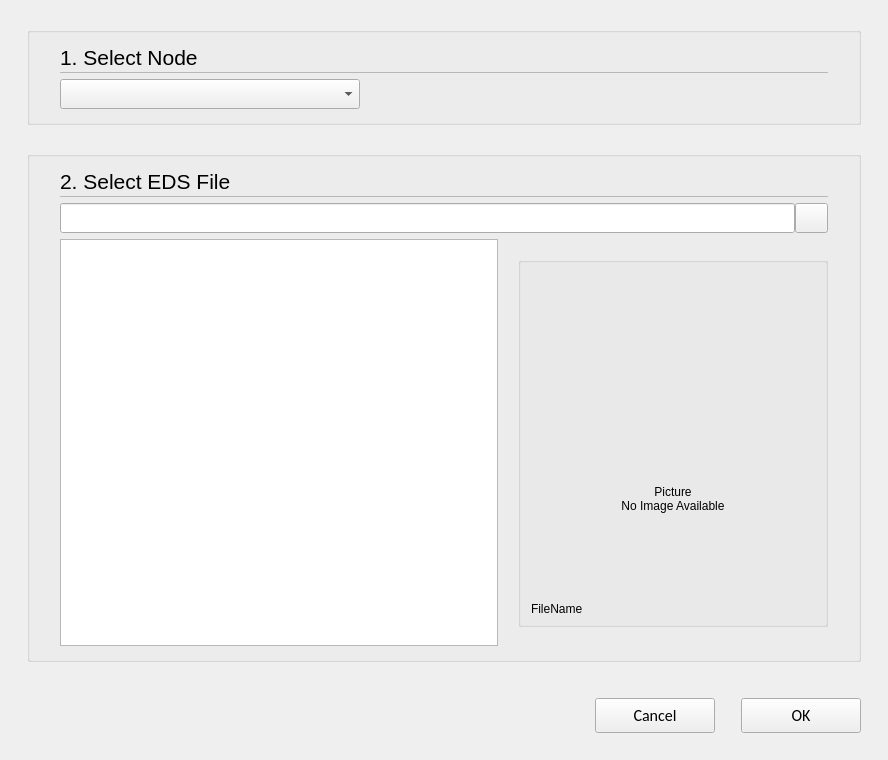
<?xml version="1.0" encoding="UTF-8"?>
<ui version="4.0">
 <class>C_SdNdeCoAddDeviceDialog</class>
 <widget class="QWidget" name="C_SdNdeCoAddDeviceDialog">
  <property name="geometry">
   <rect>
    <x>0</x>
    <y>0</y>
    <width>888</width>
    <height>760</height>
   </rect>
  </property>
  <property name="windowTitle">
   <string>C_SdNdeCoAddDeviceDialog</string>
  </property>
  <layout class="QVBoxLayout" name="verticalLayout">
   <property name="leftMargin">
    <number>27</number>
   </property>
   <property name="topMargin">
    <number>27</number>
   </property>
   <property name="rightMargin">
    <number>27</number>
   </property>
   <property name="bottomMargin">
    <number>0</number>
   </property>
   <item>
    <widget class="stw::opensyde_gui_elements::C_OgeGbx" name="pc_GroupBoxGeneral_5">
     <layout class="QVBoxLayout" name="verticalLayout_6">
      <property name="spacing">
       <number>0</number>
      </property>
      <property name="leftMargin">
       <number>30</number>
      </property>
      <property name="rightMargin">
       <number>30</number>
      </property>
      <property name="bottomMargin">
       <number>13</number>
      </property>
      <item>
       <layout class="QHBoxLayout" name="horizontalLayout_7" stretch="0,1">
        <property name="spacing">
         <number>6</number>
        </property>
        <item>
         <widget class="stw::opensyde_gui_elements::C_OgeLabHeadingGroupBold" name="pc_LabelSelectNode">
          <property name="minimumSize">
           <size>
            <width>0</width>
            <height>30</height>
           </size>
          </property>
          <property name="maximumSize">
           <size>
            <width>16777215</width>
            <height>30</height>
           </size>
          </property>
          <property name="font">
           <font>
            <family>Segoe UI</family>
            <pointsize>16</pointsize>
           </font>
          </property>
          <property name="text">
           <string>1. Select Node</string>
          </property>
         </widget>
        </item>
        <item>
         <spacer name="horizontalSpacer_10">
          <property name="orientation">
           <enum>Qt::Horizontal</enum>
          </property>
          <property name="sizeHint" stdset="0">
           <size>
            <width>40</width>
            <height>1</height>
           </size>
          </property>
         </spacer>
        </item>
       </layout>
      </item>
      <item>
       <layout class="QHBoxLayout" name="horizontalLayout_20">
        <item>
         <widget class="stw::opensyde_gui_elements::C_OgeFraSeparator" name="pc_Frame_3">
          <property name="minimumSize">
           <size>
            <width>0</width>
            <height>1</height>
           </size>
          </property>
          <property name="maximumSize">
           <size>
            <width>16777215</width>
            <height>1</height>
           </size>
          </property>
          <property name="frameShape">
           <enum>QFrame::StyledPanel</enum>
          </property>
          <property name="frameShadow">
           <enum>QFrame::Raised</enum>
          </property>
         </widget>
        </item>
       </layout>
      </item>
      <item>
       <spacer name="verticalSpacer_6">
        <property name="orientation">
         <enum>Qt::Vertical</enum>
        </property>
        <property name="sizeType">
         <enum>QSizePolicy::Fixed</enum>
        </property>
        <property name="sizeHint" stdset="0">
         <size>
          <width>6</width>
          <height>6</height>
         </size>
        </property>
       </spacer>
      </item>
      <item>
       <widget class="stw::opensyde_gui_elements::C_OgeCbxText" name="pc_CbxNode">
        <property name="minimumSize">
         <size>
          <width>300</width>
          <height>30</height>
         </size>
        </property>
        <property name="maximumSize">
         <size>
          <width>300</width>
          <height>30</height>
         </size>
        </property>
       </widget>
      </item>
     </layout>
    </widget>
   </item>
   <item>
    <spacer name="verticalSpacer_2">
     <property name="orientation">
      <enum>Qt::Vertical</enum>
     </property>
     <property name="sizeType">
      <enum>QSizePolicy::Fixed</enum>
     </property>
     <property name="sizeHint" stdset="0">
      <size>
       <width>20</width>
       <height>20</height>
      </size>
     </property>
    </spacer>
   </item>
   <item>
    <widget class="stw::opensyde_gui_elements::C_OgeGbx" name="groupBox">
     <layout class="QVBoxLayout" name="verticalLayout_2">
      <property name="spacing">
       <number>0</number>
      </property>
      <property name="leftMargin">
       <number>30</number>
      </property>
      <property name="rightMargin">
       <number>30</number>
      </property>
      <property name="bottomMargin">
       <number>13</number>
      </property>
      <item>
       <layout class="QHBoxLayout" name="horizontalLayout_2">
        <item>
         <widget class="stw::opensyde_gui_elements::C_OgeLabHeadingGroupBold" name="pc_LabelSelectEDSFile">
          <property name="minimumSize">
           <size>
            <width>0</width>
            <height>30</height>
           </size>
          </property>
          <property name="maximumSize">
           <size>
            <width>16777215</width>
            <height>30</height>
           </size>
          </property>
          <property name="font">
           <font>
            <family>Segoe UI</family>
            <pointsize>16</pointsize>
           </font>
          </property>
          <property name="text">
           <string>2. Select EDS File</string>
          </property>
         </widget>
        </item>
        <item>
         <spacer name="horizontalSpacer_2">
          <property name="orientation">
           <enum>Qt::Horizontal</enum>
          </property>
          <property name="sizeHint" stdset="0">
           <size>
            <width>40</width>
            <height>20</height>
           </size>
          </property>
         </spacer>
        </item>
       </layout>
      </item>
      <item>
       <layout class="QHBoxLayout" name="horizontalLayout_4">
        <item>
         <widget class="stw::opensyde_gui_elements::C_OgeFraSeparator" name="frame">
          <property name="minimumSize">
           <size>
            <width>0</width>
            <height>1</height>
           </size>
          </property>
          <property name="maximumSize">
           <size>
            <width>16777215</width>
            <height>1</height>
           </size>
          </property>
          <property name="frameShape">
           <enum>QFrame::StyledPanel</enum>
          </property>
          <property name="frameShadow">
           <enum>QFrame::Raised</enum>
          </property>
         </widget>
        </item>
       </layout>
      </item>
      <item>
       <spacer name="verticalSpacer_3">
        <property name="orientation">
         <enum>Qt::Vertical</enum>
        </property>
        <property name="sizeType">
         <enum>QSizePolicy::Fixed</enum>
        </property>
        <property name="sizeHint" stdset="0">
         <size>
          <width>6</width>
          <height>6</height>
         </size>
        </property>
       </spacer>
      </item>
      <item>
       <layout class="QHBoxLayout" name="horizontalLayout_3">
        <property name="spacing">
         <number>0</number>
        </property>
        <item>
         <widget class="stw::opensyde_gui_elements::C_OgeLeFilePath" name="pc_LineEditEDSPath">
          <property name="minimumSize">
           <size>
            <width>550</width>
            <height>30</height>
           </size>
          </property>
          <property name="maximumSize">
           <size>
            <width>16777215</width>
            <height>30</height>
           </size>
          </property>
         </widget>
        </item>
        <item>
         <widget class="stw::opensyde_gui_elements::C_OgePubOpen" name="pc_PushButtonEDSPath">
          <property name="minimumSize">
           <size>
            <width>33</width>
            <height>30</height>
           </size>
          </property>
          <property name="maximumSize">
           <size>
            <width>33</width>
            <height>30</height>
           </size>
          </property>
         </widget>
        </item>
       </layout>
      </item>
      <item>
       <spacer name="verticalSpacer_4">
        <property name="orientation">
         <enum>Qt::Vertical</enum>
        </property>
        <property name="sizeType">
         <enum>QSizePolicy::Fixed</enum>
        </property>
        <property name="sizeHint" stdset="0">
         <size>
          <width>6</width>
          <height>6</height>
         </size>
        </property>
       </spacer>
      </item>
      <item>
       <layout class="QHBoxLayout" name="horizontalLayout" stretch="1,0,0">
        <property name="spacing">
         <number>0</number>
        </property>
        <item>
         <widget class="stw::opensyde_gui_elements::C_OgeTedPropertiesComment" name="pc_TedHtmlReport">
          <property name="minimumSize">
           <size>
            <width>0</width>
            <height>0</height>
           </size>
          </property>
         </widget>
        </item>
        <item>
         <spacer name="horizontalSpacer_3">
          <property name="orientation">
           <enum>Qt::Horizontal</enum>
          </property>
          <property name="sizeType">
           <enum>QSizePolicy::Fixed</enum>
          </property>
          <property name="sizeHint" stdset="0">
           <size>
            <width>20</width>
            <height>20</height>
           </size>
          </property>
         </spacer>
        </item>
        <item>
         <layout class="QVBoxLayout" name="verticalLayout_5">
          <property name="spacing">
           <number>0</number>
          </property>
          <item>
           <widget class="stw::opensyde_gui_elements::C_OgeGbxGrayed" name="groupBox_2">
            <property name="minimumSize">
             <size>
              <width>310</width>
              <height>370</height>
             </size>
            </property>
            <property name="maximumSize">
             <size>
              <width>310</width>
              <height>370</height>
             </size>
            </property>
            <layout class="QVBoxLayout" name="verticalLayout_3" stretch="0,1,0,0,0">
             <property name="spacing">
              <number>0</number>
             </property>
             <property name="leftMargin">
              <number>0</number>
             </property>
             <property name="topMargin">
              <number>0</number>
             </property>
             <property name="rightMargin">
              <number>0</number>
             </property>
             <property name="bottomMargin">
              <number>0</number>
             </property>
             <item>
              <spacer name="verticalSpacer">
               <property name="orientation">
                <enum>Qt::Vertical</enum>
               </property>
               <property name="sizeType">
                <enum>QSizePolicy::Fixed</enum>
               </property>
               <property name="sizeHint" stdset="0">
                <size>
                 <width>20</width>
                 <height>10</height>
                </size>
               </property>
              </spacer>
             </item>
             <item>
              <widget class="QLabel" name="pc_LabelPic">
               <property name="text">
                <string>Picture</string>
               </property>
               <property name="alignment">
                <set>Qt::AlignBottom|Qt::AlignHCenter</set>
               </property>
              </widget>
             </item>
             <item>
              <widget class="stw::opensyde_gui_elements::C_OgeLabGroupItem" name="pc_LabelNoImageAvailable">
               <property name="minimumSize">
                <size>
                 <width>0</width>
                 <height>100</height>
                </size>
               </property>
               <property name="text">
                <string>No Image Available</string>
               </property>
               <property name="alignment">
                <set>Qt::AlignHCenter|Qt::AlignTop</set>
               </property>
              </widget>
             </item>
             <item>
              <layout class="QHBoxLayout" name="horizontalLayout_5">
               <property name="spacing">
                <number>0</number>
               </property>
               <item>
                <spacer name="horizontalSpacer_4">
                 <property name="orientation">
                  <enum>Qt::Horizontal</enum>
                 </property>
                 <property name="sizeType">
                  <enum>QSizePolicy::Fixed</enum>
                 </property>
                 <property name="sizeHint" stdset="0">
                  <size>
                   <width>10</width>
                   <height>20</height>
                  </size>
                 </property>
                </spacer>
               </item>
               <item>
                <widget class="stw::opensyde_gui_elements::C_OgeLabNodeType" name="pc_LabelFileName">
                 <property name="text">
                  <string>FileName</string>
                 </property>
                </widget>
               </item>
              </layout>
             </item>
             <item>
              <spacer name="verticalSpacer_5">
               <property name="orientation">
                <enum>Qt::Vertical</enum>
               </property>
               <property name="sizeType">
                <enum>QSizePolicy::Fixed</enum>
               </property>
               <property name="sizeHint" stdset="0">
                <size>
                 <width>20</width>
                 <height>5</height>
                </size>
               </property>
              </spacer>
             </item>
            </layout>
           </widget>
          </item>
         </layout>
        </item>
       </layout>
      </item>
     </layout>
    </widget>
   </item>
   <item>
    <spacer name="pc_VerticalSpacerButtonsObove">
     <property name="orientation">
      <enum>Qt::Vertical</enum>
     </property>
     <property name="sizeType">
      <enum>QSizePolicy::Fixed</enum>
     </property>
     <property name="sizeHint" stdset="0">
      <size>
       <width>20</width>
       <height>30</height>
      </size>
     </property>
    </spacer>
   </item>
   <item>
    <layout class="QHBoxLayout" name="horizontalLayout_22">
     <item>
      <spacer name="horizontalSpacer_9">
       <property name="orientation">
        <enum>Qt::Horizontal</enum>
       </property>
       <property name="sizeHint" stdset="0">
        <size>
         <width>40</width>
         <height>20</height>
        </size>
       </property>
      </spacer>
     </item>
     <item>
      <widget class="stw::opensyde_gui_elements::C_OgePubCancel" name="pc_PushButtonCancel">
       <property name="minimumSize">
        <size>
         <width>120</width>
         <height>35</height>
        </size>
       </property>
       <property name="maximumSize">
        <size>
         <width>120</width>
         <height>35</height>
        </size>
       </property>
       <property name="font">
        <font>
         <family>Calibri</family>
         <pointsize>12</pointsize>
        </font>
       </property>
       <property name="text">
        <string>Cancel</string>
       </property>
      </widget>
     </item>
     <item>
      <spacer name="horizontalSpacer">
       <property name="orientation">
        <enum>Qt::Horizontal</enum>
       </property>
       <property name="sizeType">
        <enum>QSizePolicy::Fixed</enum>
       </property>
       <property name="sizeHint" stdset="0">
        <size>
         <width>20</width>
         <height>20</height>
        </size>
       </property>
      </spacer>
     </item>
     <item>
      <widget class="stw::opensyde_gui_elements::C_OgePubDialog" name="pc_PushButtonOk">
       <property name="minimumSize">
        <size>
         <width>120</width>
         <height>35</height>
        </size>
       </property>
       <property name="maximumSize">
        <size>
         <width>120</width>
         <height>35</height>
        </size>
       </property>
       <property name="font">
        <font>
         <family>Calibri</family>
         <pointsize>12</pointsize>
        </font>
       </property>
       <property name="text">
        <string>OK</string>
       </property>
      </widget>
     </item>
    </layout>
   </item>
   <item>
    <spacer name="verticalSpacer_7">
     <property name="orientation">
      <enum>Qt::Vertical</enum>
     </property>
     <property name="sizeType">
      <enum>QSizePolicy::Fixed</enum>
     </property>
     <property name="sizeHint" stdset="0">
      <size>
       <width>20</width>
       <height>27</height>
      </size>
     </property>
    </spacer>
   </item>
  </layout>
 </widget>
 <customwidgets>
  <customwidget>
   <class>stw::opensyde_gui_elements::C_OgeFraSeparator</class>
   <extends>QFrame</extends>
   <header>C_OgeFraSeparator.hpp</header>
   <container>1</container>
  </customwidget>
  <customwidget>
   <class>stw::opensyde_gui_elements::C_OgeLabGroupItem</class>
   <extends>QLabel</extends>
   <header>C_OgeLabGroupItem.hpp</header>
  </customwidget>
  <customwidget>
   <class>stw::opensyde_gui_elements::C_OgeLabHeadingGroupBold</class>
   <extends>QLabel</extends>
   <header>C_OgeLabHeadingGroupBold.hpp</header>
  </customwidget>
  <customwidget>
   <class>stw::opensyde_gui_elements::C_OgeCbxText</class>
   <extends>QComboBox</extends>
   <header>C_OgeCbxText.hpp</header>
  </customwidget>
  <customwidget>
   <class>stw::opensyde_gui_elements::C_OgePubDialog</class>
   <extends>QPushButton</extends>
   <header>C_OgePubDialog.hpp</header>
  </customwidget>
  <customwidget>
   <class>stw::opensyde_gui_elements::C_OgeGbx</class>
   <extends>QGroupBox</extends>
   <header>C_OgeGbx.hpp</header>
   <container>1</container>
  </customwidget>
  <customwidget>
   <class>stw::opensyde_gui_elements::C_OgePubCancel</class>
   <extends>QPushButton</extends>
   <header>C_OgePubCancel.hpp</header>
  </customwidget>
  <customwidget>
   <class>stw::opensyde_gui_elements::C_OgeTedPropertiesComment</class>
   <extends>QTextEdit</extends>
   <header>C_OgeTedPropertiesComment.hpp</header>
  </customwidget>
  <customwidget>
   <class>stw::opensyde_gui_elements::C_OgeLeFilePath</class>
   <extends>QLineEdit</extends>
   <header>C_OgeLeFilePath.hpp</header>
  </customwidget>
  <customwidget>
   <class>stw::opensyde_gui_elements::C_OgePubOpen</class>
   <extends>QPushButton</extends>
   <header>C_OgePubOpen.hpp</header>
  </customwidget>
  <customwidget>
   <class>stw::opensyde_gui_elements::C_OgeGbxGrayed</class>
   <extends>QGroupBox</extends>
   <header>C_OgeGbxGrayed.hpp</header>
   <container>1</container>
  </customwidget>
  <customwidget>
   <class>stw::opensyde_gui_elements::C_OgeLabNodeType</class>
   <extends>QLabel</extends>
   <header>C_OgeLabNodeType.hpp</header>
  </customwidget>
 </customwidgets>
 <resources/>
 <connections/>
</ui>
